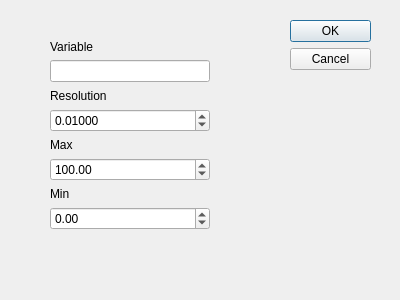
<?xml version="1.0" encoding="UTF-8"?>
<ui version="4.0">
 <class>RangeSelectorDialog</class>
 <widget class="QDialog" name="RangeSelectorDialog">
  <property name="geometry">
   <rect>
    <x>0</x>
    <y>0</y>
    <width>400</width>
    <height>300</height>
   </rect>
  </property>
  <property name="windowTitle">
   <string>Dialog</string>
  </property>
  <widget class="QDialogButtonBox" name="buttonBox">
   <property name="geometry">
    <rect>
     <x>290</x>
     <y>20</y>
     <width>81</width>
     <height>241</height>
    </rect>
   </property>
   <property name="orientation">
    <enum>Qt::Vertical</enum>
   </property>
   <property name="standardButtons">
    <set>QDialogButtonBox::Cancel|QDialogButtonBox::Ok</set>
   </property>
  </widget>
  <widget class="QWidget" name="verticalLayoutWidget">
   <property name="geometry">
    <rect>
     <x>50</x>
     <y>40</y>
     <width>160</width>
     <height>190</height>
    </rect>
   </property>
   <layout class="QVBoxLayout" name="verticalLayout">
    <item>
     <widget class="QLabel" name="label_3">
      <property name="text">
       <string>Variable</string>
      </property>
     </widget>
    </item>
    <item>
     <widget class="QLineEdit" name="VarNameLineEdit"/>
    </item>
    <item>
     <widget class="QLabel" name="label_4">
      <property name="text">
       <string>Resolution</string>
      </property>
     </widget>
    </item>
    <item>
     <widget class="QDoubleSpinBox" name="doubleSpinBoxRes">
      <property name="decimals">
       <number>5</number>
      </property>
      <property name="minimum">
       <double>0.000000000000000</double>
      </property>
      <property name="singleStep">
       <double>0.000001000000000</double>
      </property>
      <property name="value">
       <double>0.010000000000000</double>
      </property>
     </widget>
    </item>
    <item>
     <widget class="QLabel" name="label">
      <property name="text">
       <string>Max</string>
      </property>
     </widget>
    </item>
    <item>
     <widget class="QDoubleSpinBox" name="doubleSpinBoxMax">
      <property name="minimum">
       <double>-1000000.000000000000000</double>
      </property>
      <property name="maximum">
       <double>1000000.000000000000000</double>
      </property>
      <property name="value">
       <double>100.000000000000000</double>
      </property>
     </widget>
    </item>
    <item>
     <widget class="QLabel" name="label_2">
      <property name="text">
       <string>Min</string>
      </property>
     </widget>
    </item>
    <item>
     <widget class="QDoubleSpinBox" name="doubleSpinBoxMin">
      <property name="minimum">
       <double>-1000000.000000000000000</double>
      </property>
      <property name="maximum">
       <double>1000000.000000000000000</double>
      </property>
     </widget>
    </item>
   </layout>
  </widget>
 </widget>
 <resources/>
 <connections>
  <connection>
   <sender>buttonBox</sender>
   <signal>accepted()</signal>
   <receiver>RangeSelectorDialog</receiver>
   <slot>accept()</slot>
   <hints>
    <hint type="sourcelabel">
     <x>248</x>
     <y>254</y>
    </hint>
    <hint type="destinationlabel">
     <x>157</x>
     <y>274</y>
    </hint>
   </hints>
  </connection>
  <connection>
   <sender>buttonBox</sender>
   <signal>rejected()</signal>
   <receiver>RangeSelectorDialog</receiver>
   <slot>reject()</slot>
   <hints>
    <hint type="sourcelabel">
     <x>316</x>
     <y>260</y>
    </hint>
    <hint type="destinationlabel">
     <x>286</x>
     <y>274</y>
    </hint>
   </hints>
  </connection>
 </connections>
</ui>
